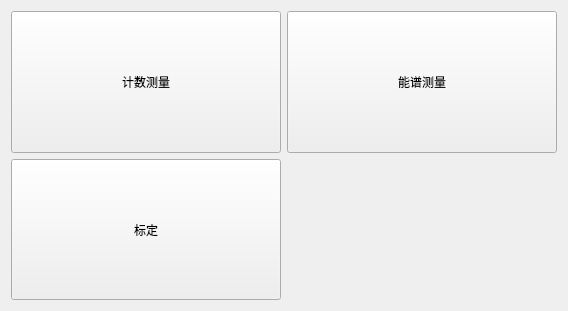
<?xml version="1.0" encoding="UTF-8"?>
<ui version="4.0">
 <class>CalibrationMainWin</class>
 <widget class="QWidget" name="CalibrationMainWin">
  <property name="geometry">
   <rect>
    <x>0</x>
    <y>0</y>
    <width>568</width>
    <height>311</height>
   </rect>
  </property>
  <property name="windowTitle">
   <string>Form</string>
  </property>
  <layout class="QGridLayout" name="gridLayout">
   <item row="0" column="0">
    <widget class="QPushButton" name="countTest">
     <property name="sizePolicy">
      <sizepolicy hsizetype="Minimum" vsizetype="Minimum">
       <horstretch>0</horstretch>
       <verstretch>0</verstretch>
      </sizepolicy>
     </property>
     <property name="text">
      <string>计数测量</string>
     </property>
    </widget>
   </item>
   <item row="0" column="1">
    <widget class="QPushButton" name="spectrumTest">
     <property name="sizePolicy">
      <sizepolicy hsizetype="Minimum" vsizetype="Minimum">
       <horstretch>0</horstretch>
       <verstretch>0</verstretch>
      </sizepolicy>
     </property>
     <property name="text">
      <string>能谱测量</string>
     </property>
    </widget>
   </item>
   <item row="1" column="0">
    <widget class="QPushButton" name="calibrationTest">
     <property name="sizePolicy">
      <sizepolicy hsizetype="Minimum" vsizetype="Minimum">
       <horstretch>0</horstretch>
       <verstretch>0</verstretch>
      </sizepolicy>
     </property>
     <property name="text">
      <string>标定</string>
     </property>
    </widget>
   </item>
  </layout>
 </widget>
 <resources/>
 <connections/>
</ui>
